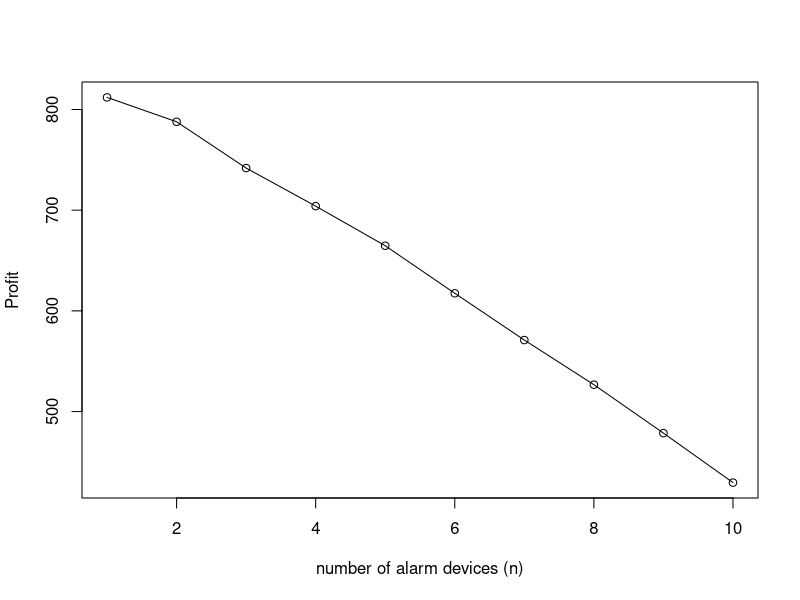

This figure's R source:
f = function(n, x) {
  p_snx = dbinom(x, n, .9) * .2 + dbinom(x, n, .4) * .8
  p_nx = dbinom(x, n, .9) * .2 / p_snx

  a = (-50 * n + 700) * p_nx + (-50 * n + 800) * (1-p_nx)
  b = (-50 * n + 0) * p_nx + (-50 * n + 1000) * (1-p_nx)
  cat('n: ', n, ', x: ', x, ', a: ', a, ', b: ', b, '\n', sep='')
  max(a, b) * p_snx
}


N = 10
m = rep(NA, N)
for (n in 1:N) {
  m[n] = sum(sapply(0:n, function(x) f(n, x)))
}

plot(m, type='o', ylab='Profit', xlab='number of alarm devices (n)')
